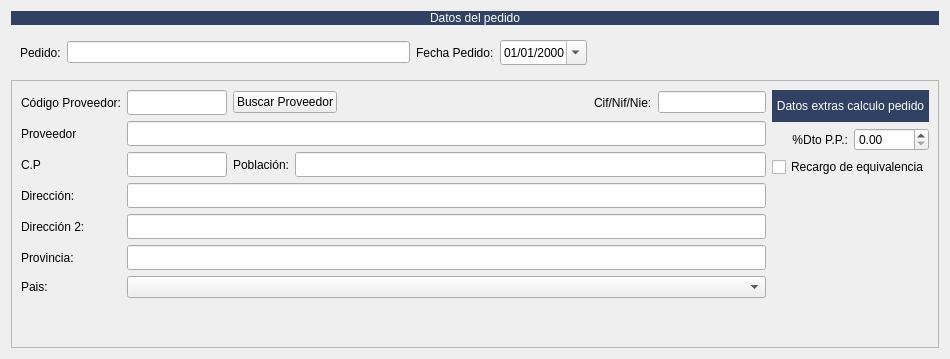
         <widget class="QWidget" name="tab_5">
          <attribute name="title">
           <string>Cabecera Pedido</string>
          </attribute>
          <layout class="QVBoxLayout" name="verticalLayout">
           <item>
            <widget class="QLabel" name="label_35">
             <property name="styleSheet">
              <string notr="true">background-color: #304163;
color: rgb(255,255,255);</string>
             </property>
             <property name="text">
              <string>Datos del pedido</string>
             </property>
             <property name="alignment">
              <set>Qt::AlignCenter</set>
             </property>
            </widget>
           </item>
           <item>
            <widget class="QFrame" name="frame_4">
             <layout class="QHBoxLayout" name="horizontalLayout_6">
              <item>
               <widget class="QLabel" name="lblnumalb">
                <property name="text">
                 <string>Pedido:</string>
                </property>
               </widget>
              </item>
              <item>
               <widget class="QLineEdit" name="txtpedido"/>
              </item>
              <item>
               <widget class="QLabel" name="label">
                <property name="text">
                 <string>Fecha Pedido:</string>
                </property>
               </widget>
              </item>
              <item>
               <widget class="QDateEdit" name="txtfecha">
                <property name="minimumSize">
                 <size>
                  <width>0</width>
                  <height>25</height>
                 </size>
                </property>
                <property name="displayFormat">
                 <string>dd/MM/yyyy</string>
                </property>
                <property name="calendarPopup">
                 <bool>true</bool>
                </property>
               </widget>
              </item>
              <item>
               <spacer name="horizontalSpacer">
                <property name="orientation">
                 <enum>Qt::Horizontal</enum>
                </property>
                <property name="sizeHint" stdset="0">
                 <size>
                  <width>40</width>
                  <height>20</height>
                 </size>
                </property>
               </spacer>
              </item>
             </layout>
            </widget>
           </item>
           <item>
            <widget class="QFrame" name="frame_5">
             <property name="frameShape">
              <enum>QFrame::StyledPanel</enum>
             </property>
             <property name="frameShadow">
              <enum>QFrame::Raised</enum>
             </property>
             <layout class="QGridLayout" name="gridLayout_2">
              <item row="0" column="1">
               <layout class="QHBoxLayout" name="horizontalLayout_2">
                <item>
                 <widget class="QLineEdit" name="txtcodigo_proveedor">
                  <property name="minimumSize">
                   <size>
                    <width>0</width>
                    <height>25</height>
                   </size>
                  </property>
                  <property name="maximumSize">
                   <size>
                    <width>100</width>
                    <height>16777215</height>
                   </size>
                  </property>
                 </widget>
                </item>
                <item>
                 <widget class="QPushButton" name="botBuscarCliente">
                  <property name="text">
                   <string>Buscar Proveedor</string>
                  </property>
                  <property name="icon">
                   <iconset resource="../maya.qrc">
                    <normaloff>:/Icons/PNG/search.png</normaloff>:/Icons/PNG/search.png</iconset>
                  </property>
                 </widget>
                </item>
                <item>
                 <spacer name="horizontalSpacer_3">
                  <property name="orientation">
                   <enum>Qt::Horizontal</enum>
                  </property>
                  <property name="sizeHint" stdset="0">
                   <size>
                    <width>251</width>
                    <height>20</height>
                   </size>
                  </property>
                 </spacer>
                </item>
                <item>
                 <widget class="QLabel" name="label_15">
                  <property name="text">
                   <string>Cif/Nif/Nie:</string>
                  </property>
                 </widget>
                </item>
                <item>
                 <widget class="QLineEdit" name="txtcif"/>
                </item>
               </layout>
              </item>
              <item row="1" column="0">
               <widget class="QLabel" name="label_4">
                <property name="text">
                 <string>Proveedor</string>
                </property>
               </widget>
              </item>
              <item row="0" column="0">
               <widget class="QLabel" name="label_3">
                <property name="text">
                 <string>Código Proveedor:</string>
                </property>
               </widget>
              </item>
              <item row="6" column="1">
               <widget class="QComboBox" name="combo_pais"/>
              </item>
              <item row="5" column="0">
               <widget class="QLabel" name="label_13">
                <property name="text">
                 <string>Provincia:</string>
                </property>
               </widget>
              </item>
              <item row="3" column="1">
               <widget class="QLineEdit" name="txtdireccion1">
                <property name="minimumSize">
                 <size>
                  <width>0</width>
                  <height>25</height>
                 </size>
                </property>
               </widget>
              </item>
              <item row="6" column="0">
               <widget class="QLabel" name="label_14">
                <property name="text">
                 <string>Pais:</string>
                </property>
               </widget>
              </item>
              <item row="3" column="0">
               <widget class="QLabel" name="label_5">
                <property name="text">
                 <string>Dirección:</string>
                </property>
               </widget>
              </item>
              <item row="2" column="0">
               <widget class="QLabel" name="label_32">
                <property name="text">
                 <string>C.P</string>
                </property>
               </widget>
              </item>
              <item row="4" column="1">
               <widget class="QLineEdit" name="txtdireccion2">
                <property name="minimumSize">
                 <size>
                  <width>0</width>
                  <height>25</height>
                 </size>
                </property>
               </widget>
              </item>
              <item row="1" column="1">
               <widget class="QLineEdit" name="txtproveedor">
                <property name="minimumSize">
                 <size>
                  <width>0</width>
                  <height>25</height>
                 </size>
                </property>
               </widget>
              </item>
              <item row="4" column="0">
               <widget class="QLabel" name="label_6">
                <property name="text">
                 <string>Dirección 2:</string>
                </property>
               </widget>
              </item>
              <item row="2" column="1">
               <layout class="QHBoxLayout" name="horizontalLayout_9">
                <item>
                 <widget class="QLineEdit" name="txtcp">
                  <property name="minimumSize">
                   <size>
                    <width>0</width>
                    <height>25</height>
                   </size>
                  </property>
                  <property name="maximumSize">
                   <size>
                    <width>100</width>
                    <height>16777215</height>
                   </size>
                  </property>
                 </widget>
                </item>
                <item>
                 <widget class="QLabel" name="label_7">
                  <property name="text">
                   <string>Población:</string>
                  </property>
                 </widget>
                </item>
                <item>
                 <widget class="QLineEdit" name="txtpoblacion">
                  <property name="sizePolicy">
                   <sizepolicy hsizetype="Expanding" vsizetype="Fixed">
                    <horstretch>0</horstretch>
                    <verstretch>0</verstretch>
                   </sizepolicy>
                  </property>
                  <property name="minimumSize">
                   <size>
                    <width>0</width>
                    <height>25</height>
                   </size>
                  </property>
                 </widget>
                </item>
               </layout>
              </item>
              <item row="5" column="1">
               <widget class="QLineEdit" name="txtprovincia">
                <property name="minimumSize">
                 <size>
                  <width>0</width>
                  <height>25</height>
                 </size>
                </property>
                <property name="maximumSize">
                 <size>
                  <width>16777215</width>
                  <height>16777215</height>
                 </size>
                </property>
               </widget>
              </item>
              <item row="7" column="1">
               <spacer name="verticalSpacer">
                <property name="orientation">
                 <enum>Qt::Vertical</enum>
                </property>
                <property name="sizeHint" stdset="0">
                 <size>
                  <width>20</width>
                  <height>40</height>
                 </size>
                </property>
               </spacer>
              </item>
              <item row="0" column="2" rowspan="3">
               <layout class="QGridLayout" name="gridLayout">
                <item row="0" column="0" colspan="2">
                 <widget class="QLabel" name="label_34">
                  <property name="styleSheet">
                   <string notr="true">background-color: #304163;
color: rgb(255,255,255);</string>
                  </property>
                  <property name="text">
                   <string>Datos extras calculo pedido</string>
                  </property>
                  <property name="alignment">
                   <set>Qt::AlignCenter</set>
                  </property>
                 </widget>
                </item>
                <item row="1" column="0">
                 <widget class="QLabel" name="label_33">
                  <property name="text">
                   <string>%Dto P.P.:</string>
                  </property>
                  <property name="alignment">
                   <set>Qt::AlignRight|Qt::AlignTrailing|Qt::AlignVCenter</set>
                  </property>
                 </widget>
                </item>
                <item row="1" column="1">
                 <widget class="QDoubleSpinBox" name="spinPorc_dto_pp"/>
                </item>
                <item row="2" column="0" colspan="2">
                 <widget class="QCheckBox" name="chkrecargo_equivalencia">
                  <property name="text">
                   <string>Recargo de equivalencia</string>
                  </property>
                 </widget>
                </item>
               </layout>
              </item>
             </layout>
            </widget>
           </item>
          </layout>
         </widget>
